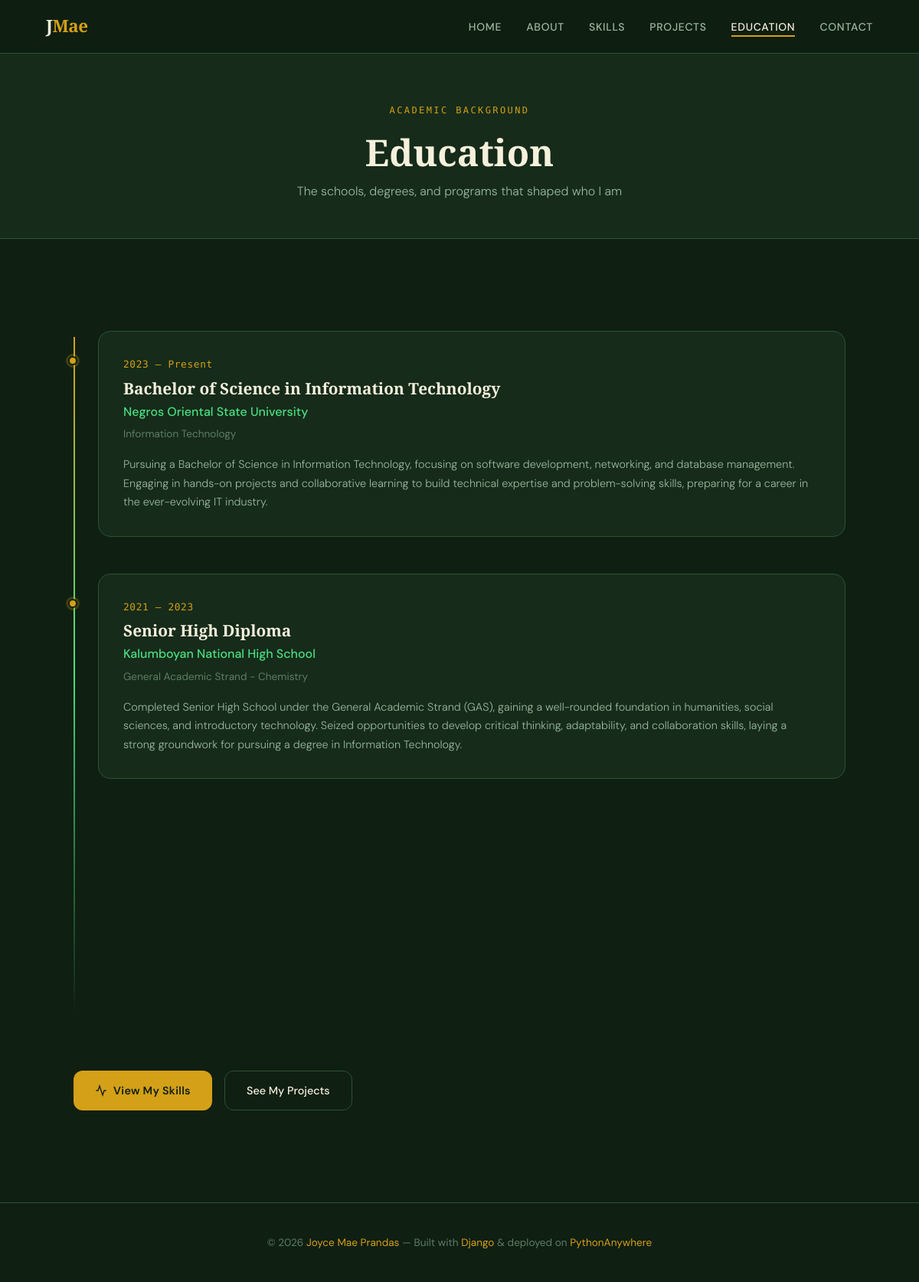
The app's page /education/ with its own data.
### joyce_app/models.py (models this page shows, shortened)
class Profile(models.Model):
    name = models.CharField(max_length=100)
    tagline = models.CharField(max_length=200)
    bio = models.TextField()
    career_interests = models.TextField()
    profile_photo = models.ImageField(upload_to='profile/', blank=True, null=True)
    email = models.EmailField()
    github = models.URLField(blank=True)
    linkedin = models.URLField(blank=True)
    facebook = models.URLField(blank=True)
    twitter = models.URLField(blank=True)
    class Meta:
        verbose_name = 'Profile'

class Education(models.Model):
    school = models.CharField(max_length=200)
    degree = models.CharField(max_length=200)
    field_of_study = models.CharField(max_length=200, blank=True)
    year_start = models.IntegerField()
    year_end = models.IntegerField(blank=True, null=True, help_text='Leave blank if currently attending')
    description = models.TextField(blank=True)
    order = models.IntegerField(default=0)
    class Meta:
        ordering = ['-year_start']
    def get_year_range(self):
        if self.year_end:
            return f"{self.year_start} – {self.year_end}"
        return f"{self.year_start} – Present"

### joyce_app/views.py (the view)
# urls.py: path('education/', views.education, name='education'),
def education(request):
    profile = get_profile()
    all_education = Education.objects.all()
    context = {
        'profile': profile,
        'education_list': all_education,
        'active': 'education',
    }
    return render(request, 'joyce_app/education.html', context)

### joyce_app/views.py (called while the page is built)
def get_profile():
    return Profile.objects.first()

### joyce_app/templates/joyce_app/education.html (shortened to what this page needs)
{% extends 'joyce_app/base.html' %}
{% load static %}
{% block content %}
<div class="page-header">
  <p class="section-label">Academic Background</p>
  <h1 class="page-header-title">Education</h1>
  <p class="page-header-sub">The schools, degrees, and programs that shaped who I am</p>
</div>
<div class="section">
  {% if education_list %}
  <div class="education-timeline">
    {% for edu in education_list %}
    <article class="edu-item">
      <p class="edu-year">{{ edu.get_year_range }}</p>
      <h2 class="edu-degree">{{ edu.degree }}</h2>
      <p class="edu-school">{{ edu.school }}</p>
      {% if edu.field_of_study %}
      <p class="edu-field">{{ edu.field_of_study }}</p>
      {% endif %}
      {% if edu.description %}
      <p class="edu-desc">{{ edu.description }}</p>
      {% endif %}
    </article>
    {% endfor %}
  </div>
  {% endif %}
  <div style="margin-top: 4rem; display: flex; gap: 1rem; flex-wrap: wrap;">
    <a href="{% url 'skills' %}" class="btn-primary">
      <svg width="16" height="16" fill="none" stroke="currentColor" stroke-width="2" viewBox="0 0 24 24">
        <polyline points="22 12 18 12 15 21 9 3 6 12 2 12"/>
      </svg>
      View My Skills
    </a>
    <a href="{% url 'projects' %}" class="btn-outline">See My Projects</a>
  </div>
</div>
{% endblock %}

### joyce_app/templates/joyce_app/base.html (shortened to what this page needs)
{% load static %}
<!DOCTYPE html>
<html lang="en">
<head>
  <link rel="stylesheet" href="{% static '/css/style.css' %}" />
</head>
<body>
  <nav class="navbar" role="navigation" aria-label="Main navigation">
    <a href="{% url 'home' %}" class="nav-logo">
      {% if profile %}{{ profile.name|slice:":1" }}<span>Mae</span>{% else %}P<span>.</span>{% endif %}
    </a>
    <ul class="nav-links" id="nav-links">
      <li><a href="{% url 'home' %}"       {% if active == 'home'      %}class="active"{% endif %}>Home</a></li>
      <li><a href="{% url 'about' %}"      {% if active == 'about'     %}class="active"{% endif %}>About</a></li>
      <li><a href="{% url 'skills' %}"     {% if active == 'skills'    %}class="active"{% endif %}>Skills</a></li>
      <li><a href="{% url 'projects' %}"   {% if active == 'projects'  %}class="active"{% endif %}>Projects</a></li>
      <li><a href="{% url 'education' %}"  {% if active == 'education' %}class="active"{% endif %}>Education</a></li>
      <li><a href="{% url 'contact' %}"    {% if active == 'contact'   %}class="active"{% endif %}>Contact</a></li>
    </ul>
  </nav>
  <main class="page-content">
    {% block content %}{% endblock %}
  </main>
  <footer>
    <p>
      &copy; {% now "Y" %}
      {% if profile %}<a href="{% url 'home' %}">{{ profile.name }}</a>{% else %}My Portfolio{% endif %}
      &mdash; Built with <a href="https://www.djangoproject.com/" target="_blank" rel="noopener">Django</a>
      &amp; deployed on <a href="https://www.pythonanywhere.com/" target="_blank" rel="noopener">PythonAnywhere</a>
    </p>
  </footer>
</body>
</html>

### static/css/style.css (style rules this page uses)
:root { --bg: #0f1f12; --surface: #162b1a; --surface-2: #1e3823; --border: #2d5235; --accent: #d4a017; --accent-2: #4ade80; --text-primary: #f5f0dc; --text-secondary: #9ab89e; --text-muted: #5e7d63; --nav-height: 70px; --radius: 12px; --transition: 0.3s cubic-bezier(0.4, 0, 0.2, 1); }
*, *::before, *::after { box-sizing: border-box; margin: 0; padding: 0; }
html { scroll-behavior: smooth; font-size: 16px; }
body { font-family: 'DM Sans', sans-serif; background: var(--bg); color: var(--text-primary); line-height: 1.7; overflow-x: hidden; }
h1, h2, h3, h4 { font-family: 'Playfair Display', serif; line-height: 1.2; }
a { color: inherit; text-decoration: none; transition: color var(--transition); }
.navbar { position: fixed; top: 0; left: 0; right: 0; height: var(--nav-height); background: rgba(15, 31, 18, 0.88); backdrop-filter: blur(20px); border-bottom: 1px solid var(--border); display: flex; align-items: center; justify-content: space-between; padding: 0 clamp(1.5rem, 5vw, 4rem); z-index: 1000; }
.nav-logo { font-family: 'Playfair Display', serif; font-size: 1.4rem; font-weight: 900; letter-spacing: -0.02em; }
.nav-logo span { color: var(--accent); }
.nav-links { display: flex; gap: 2rem; list-style: none; align-items: center; }
.nav-links a { font-size: 0.875rem; font-weight: 500; color: var(--text-secondary); letter-spacing: 0.05em; text-transform: uppercase; position: relative; padding-bottom: 4px; }
.nav-links a::after { content: ''; position: absolute; bottom: 0; left: 0; width: 0; height: 2px; background: var(--accent); transition: width var(--transition); }
.nav-links a:hover, .nav-links a.active { color: var(--text-primary); }
.nav-links a:hover::after, .nav-links a.active::after { width: 100%; }
.page-content { padding-top: var(--nav-height); }
.section { padding: clamp(4rem, 10vw, 8rem) clamp(1.5rem, 8vw, 10rem); max-width: 1200px; margin: 0 auto; }
.section-label { font-family: 'DM Mono', monospace; font-size: 0.75rem; letter-spacing: 0.2em; text-transform: uppercase; color: var(--accent); margin-bottom: 1rem; }
.btn-primary { display: inline-flex; align-items: center; gap: 8px; background: var(--accent); color: #0f1f12; font-weight: 600; font-size: 0.9rem; padding: 14px 28px; border-radius: var(--radius); border: none; cursor: pointer; transition: var(--transition); letter-spacing: 0.02em; }
.btn-outline { display: inline-flex; align-items: center; gap: 8px; background: transparent; color: var(--text-primary); font-weight: 500; font-size: 0.9rem; padding: 13px 28px; border-radius: var(--radius); border: 1px solid var(--border); cursor: pointer; transition: var(--transition); }
.education-timeline { position: relative; padding-left: 2rem; }
.education-timeline::before { content: ''; position: absolute; left: 0; top: 8px; bottom: 8px; width: 2px; background: linear-gradient(to bottom, var(--accent), var(--accent-2), transparent); }
.edu-item { position: relative; margin-bottom: 3rem; background: var(--surface); border: 1px solid var(--border); border-radius: 16px; padding: 2rem; transition: var(--transition); }
.edu-item::before { content: ''; position: absolute; left: -2.5rem; top: 2rem; width: 12px; height: 12px; border-radius: 50%; background: var(--accent); border: 2px solid var(--bg); box-shadow: 0 0 0 3px rgba(212, 160, 23, 0.25); }
.edu-year { font-family: 'DM Mono', monospace; font-size: 0.8rem; color: var(--accent); margin-bottom: 0.5rem; letter-spacing: 0.05em; }
.edu-degree { font-size: 1.3rem; margin-bottom: 0.25rem; }
.edu-school { color: var(--accent-2); font-weight: 500; margin-bottom: 0.25rem; }
.edu-field { color: var(--text-muted); font-size: 0.85rem; margin-bottom: 1rem; }
.edu-desc { color: var(--text-secondary); font-size: 0.9rem; font-weight: 300; line-height: 1.7; }
footer { border-top: 1px solid var(--border); padding: 2.5rem clamp(1.5rem, 8vw, 10rem); text-align: center; color: var(--text-muted); font-size: 0.85rem; }
footer a { color: var(--accent); }
.page-header { background: var(--surface); border-bottom: 1px solid var(--border); padding: 4rem clamp(1.5rem, 8vw, 10rem) 3rem; text-align: center; }
.page-header-title { font-size: clamp(2rem, 5vw, 3rem); }
.page-header-sub { color: var(--text-secondary); margin-top: 0.5rem; font-weight: 300; }

### records on screen
Profile: name "J", name "Joyce Mae Prandas"
Education: get_year_range "2023 – Present", degree "Bachelor of Science in Information Technology", school "Negros Oriental State University", field_of_study "Information Technology", description "Pursuing a Bachelor of Science in Information Technology, focusing on software development, networking, and database management. Engaging in hands-on projects and collaborative learning to build technical expertise and problem-solving skills, preparing for a career in the ever-evolving IT industry."
Education: get_year_range "2021 – 2023", degree "Senior High Diploma", school "Kalumboyan National High School", field_of_study "General Academic Strand - Chemistry", description "Completed Senior High School under the General Academic Strand (GAS), gaining a well-rounded foundation in humanities, social sciences, and introductory technology. Seized opportunities to develop critical thinking, adaptability, and collaboration skills, laying a strong groundwork for pursuing a degree in Information Technology."
